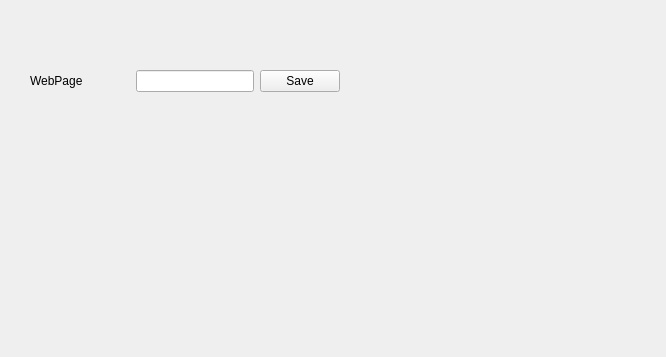
<?xml version="1.0" encoding="UTF-8"?>
<ui version="4.0">
 <class>PasswordNoteForm</class>
 <widget class="QWidget" name="PasswordNoteForm">
  <property name="geometry">
   <rect>
    <x>0</x>
    <y>0</y>
    <width>666</width>
    <height>357</height>
   </rect>
  </property>
  <property name="windowTitle">
   <string>Form</string>
  </property>
  <widget class="QWidget" name="">
   <property name="geometry">
    <rect>
     <x>30</x>
     <y>30</y>
     <width>310</width>
     <height>102</height>
    </rect>
   </property>
   <layout class="QHBoxLayout" name="horizontalLayout">
    <item>
     <widget class="QLabel" name="itemImage">
      <property name="minimumSize">
       <size>
        <width>100</width>
        <height>100</height>
       </size>
      </property>
      <property name="text">
       <string>WebPage</string>
      </property>
     </widget>
    </item>
    <item>
     <widget class="QLineEdit" name="lineEdit"/>
    </item>
    <item>
     <widget class="QPushButton" name="pushButton">
      <property name="text">
       <string>Save</string>
      </property>
     </widget>
    </item>
   </layout>
  </widget>
 </widget>
 <resources/>
 <connections/>
</ui>
